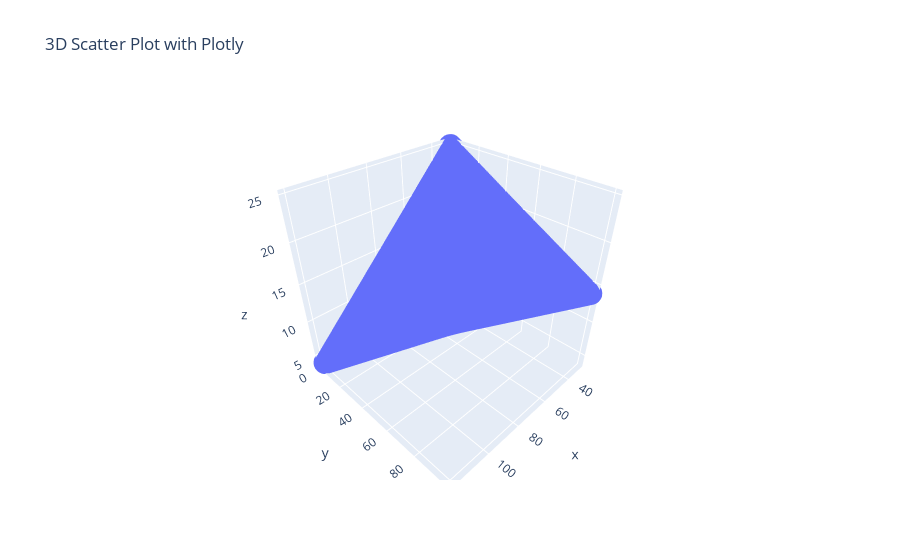

Write notebook code for a chart like this one.
### Code cell
import plotly.express as px

fig = px.scatter_3d(x=input['Preview_Length'], y=input['Match_Score'], z=input['pred_browse_time'], #labels={'x': 'X1', 'y': 'X2', 'z': 'Target Variable (y)'},
                    title='3D Scatter Plot with Plotly')
fig.show()

### Figure 1 — Plotly figure (JSON) as saved in the notebook; plotly's stock layout.template omitted (floating-point values rounded to 4 significant figures; data arrays with more than 128 entries replaced by an {"elided": "..."} marker saying what was removed)
{"data": [{"hovertemplate": "x=%{x}<br>y=%{y}<br>z=%{z}<extra></extra>", "legendgroup": "", "marker": {"color": "#636efa", "symbol": "circle"}, "mode": "markers", "name": "", "scene": "scene", "showlegend": false, "type": "scatter3d", "x": {"elided": "9100 int values"}, "y": {"elided": "9100 int values"}, "z": {"elided": "9100 float values"}}], "layout": {"legend": {"tracegroupgap": 0}, "scene": {"domain": {"x": [0, 1], "y": [0, 1]}, "xaxis": {"title": {"text": "x"}}, "yaxis": {"title": {"text": "y"}}, "zaxis": {"title": {"text": "z"}}}, "title": {"text": "3D Scatter Plot with Plotly"}}}
